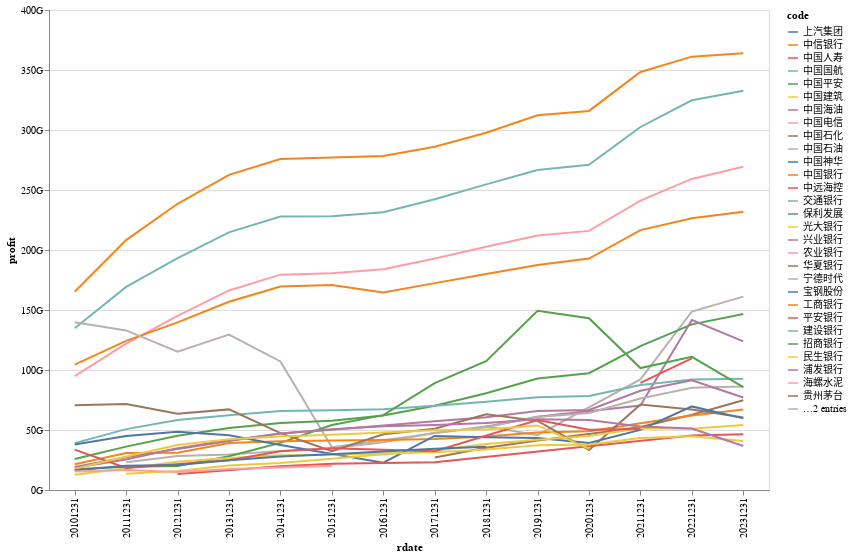

The code cell stored with this chart in its notebook:
### Markdown cell above
- 所有曾上过前20榜的公司只有30家。大多数是银行。工建农中、招交邮平、兴信光浦。占了12家。
- 能源三桶油加上神华。
- 茅台，无法理解的存在。
- 中国建筑，旧时代的代表。宁德时代，新时代的代表。

### Code cell
yjbb.plot_mostn()[1]

### Figure 1 — Vega-Lite specification as saved in the notebook (floating-point values rounded to 4 significant figures; data arrays with more than 128 entries replaced by an {"elided": "..."} marker saying what was removed)
{"config": {"view": {"continuousWidth": 300, "continuousHeight": 300}}, "data": {"name": "data-9da83db8f5adbe525bbf61e6fb116e92"}, "mark": {"type": "line"}, "encoding": {"color": {"field": "code", "type": "nominal"}, "tooltip": [{"field": "code", "type": "nominal"}, {"field": "profit", "type": "quantitative"}], "x": {"field": "rdate", "type": "ordinal"}, "y": {"axis": {"format": "~s"}, "field": "profit", "type": "quantitative"}}, "height": 480, "params": [{"name": "param_3", "select": {"type": "interval", "encodings": ["x", "y"]}, "bind": "scales"}], "width": 720, "$schema": "https://vega.github.io/schema/vega-lite/v5.17.0.json", "datasets": {"data-9da83db8f5adbe525bbf61e6fb116e92": {"elided": "280 records"}}}
